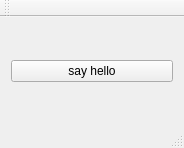
<?xml version="1.0" encoding="UTF-8"?>
<ui version="4.0">
 <class>MainWindow</class>
 <widget class="QMainWindow" name="MainWindow">
  <property name="geometry">
   <rect>
    <x>0</x>
    <y>0</y>
    <width>184</width>
    <height>148</height>
   </rect>
  </property>
  <property name="windowTitle">
   <string>MainWindow</string>
  </property>
  <widget class="QWidget" name="centralWidget">
   <layout class="QGridLayout" name="gridLayout">
    <item row="0" column="0">
     <widget class="QPushButton" name="pushButton">
      <property name="text">
       <string>say hello</string>
      </property>
     </widget>
    </item>
   </layout>
  </widget>
  <widget class="QMenuBar" name="menuBar">
   <property name="geometry">
    <rect>
     <x>0</x>
     <y>0</y>
     <width>184</width>
     <height>19</height>
    </rect>
   </property>
  </widget>
  <widget class="QToolBar" name="mainToolBar">
   <attribute name="toolBarArea">
    <enum>TopToolBarArea</enum>
   </attribute>
   <attribute name="toolBarBreak">
    <bool>false</bool>
   </attribute>
  </widget>
  <widget class="QStatusBar" name="statusBar"/>
 </widget>
 <layoutdefault spacing="6" margin="11"/>
 <resources/>
 <connections/>
</ui>
